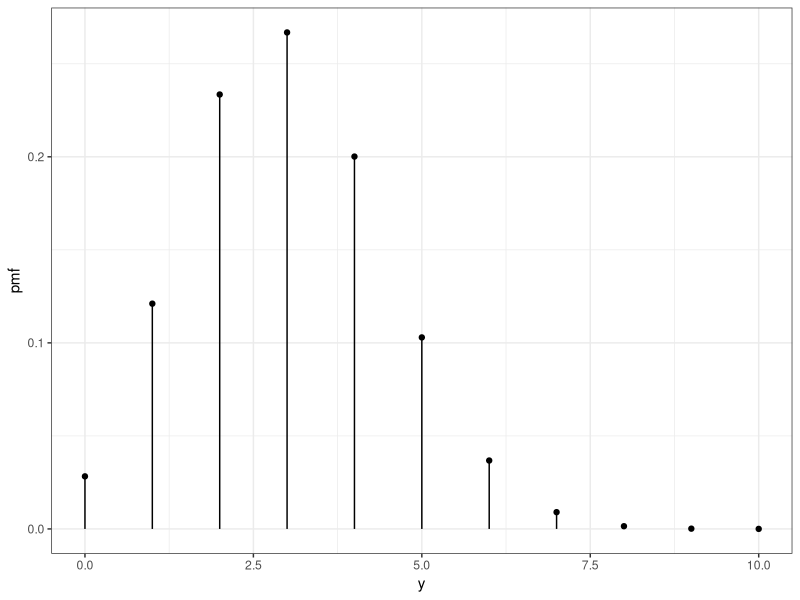
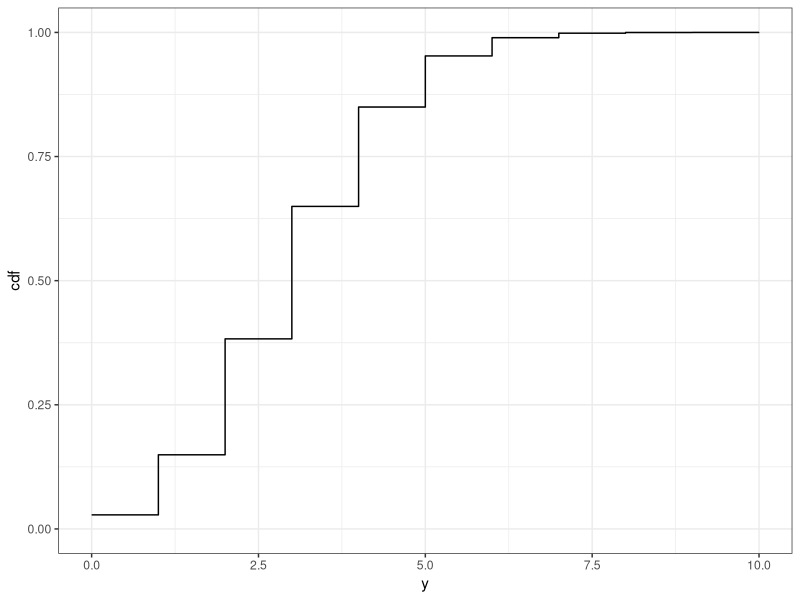
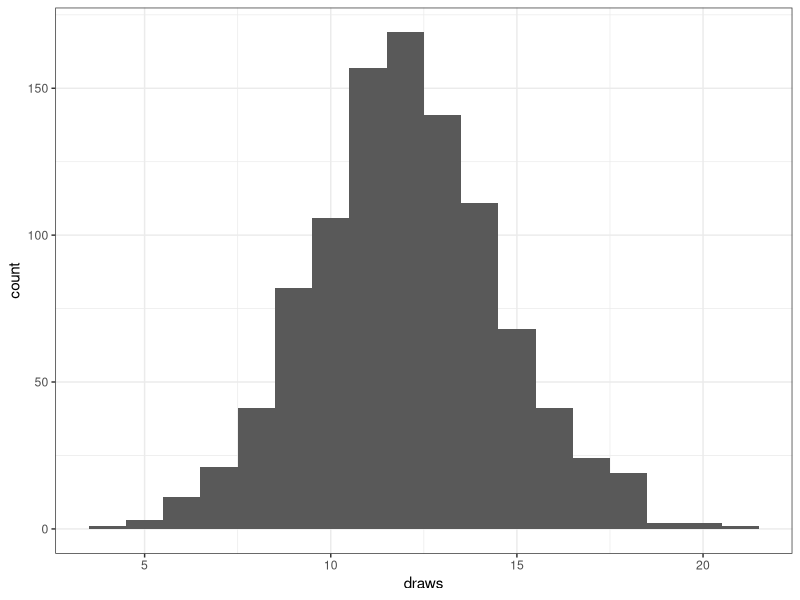
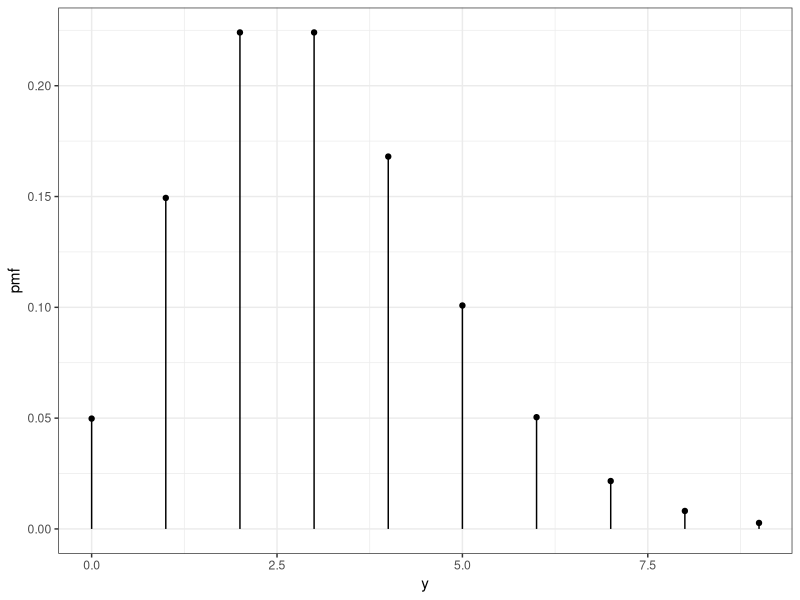
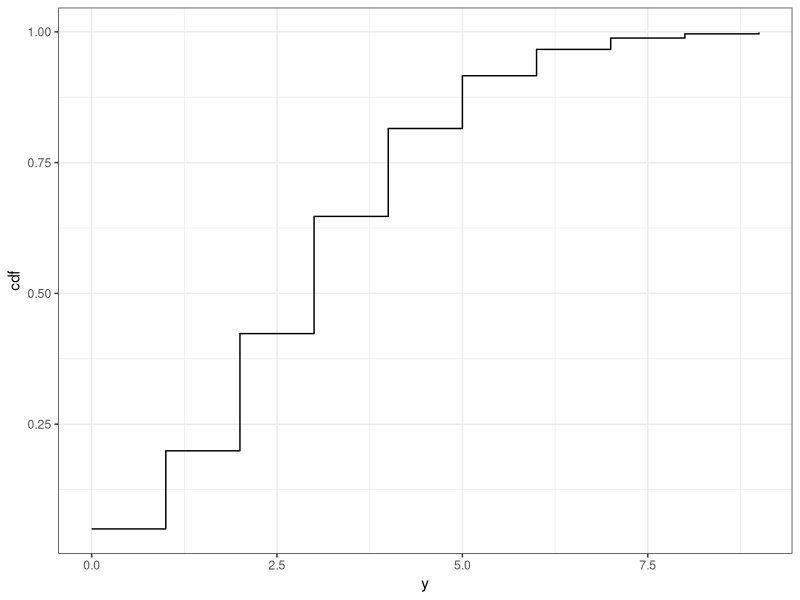
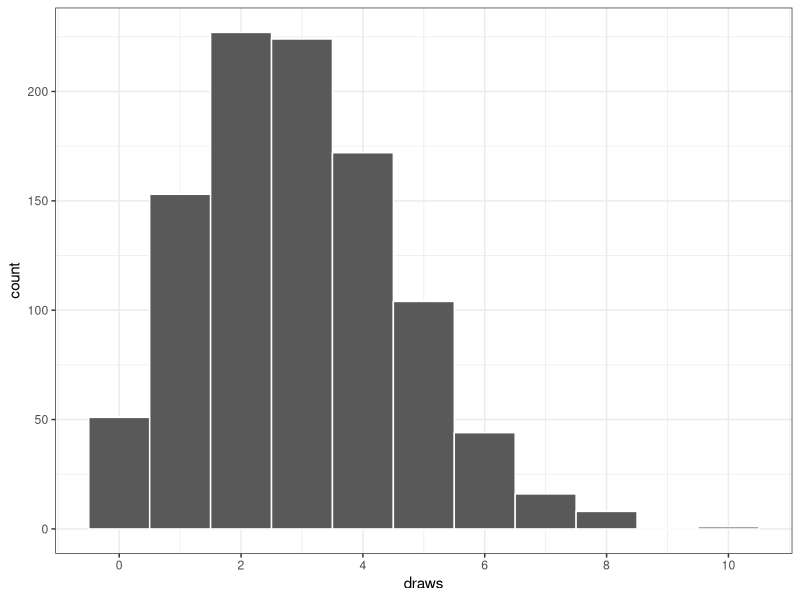

Here is the R script that generated these plots, in order:
## ---- chunk 1
knitr::opts_chunk$set(echo = TRUE)
## ---- chunk 2
library("tidyverse"); theme_set(theme_bw())
library("scales") # for breaks_pretty()
## ---- chunk 3
n <- 10
p <- 0.3
d <- data.frame(
  y = 0:n
) %>%
  mutate(pmf = dbinom(y, size = n, prob = p))

ggplot(d, aes(x = y, y = pmf, yend = 0, xend = y)) +
  geom_point() + 
  geom_segment()
## ---- chunk 4
d <- d %>%
  mutate(cdf = pbinom(y, size = n, prob = p))

ggplot(d, aes(x = y, y = cdf, yend = 0, xend = y)) +
  geom_step()
## ---- chunk 5
n <- 30
p <- 0.4
pbinom(13, size = n, prob = p) - 
  pbinom(1, size = n, prob = p)
## ---- chunk 6
draws <- rbinom(1000, size = n, prob = p)

ggplot(mapping = aes(x = draws)) +
  geom_histogram(binwidth = 1)
## ---- chunk 7
mean(10 < draws & draws < 14) # vs 
pbinom(13, size = n, prob = p) - 
  pbinom(10, size = n, prob = p)
## ---- chunk 8
r <- 3
d <- data.frame(y = 0:(3*r)) %>%
  mutate(pmf = dpois(y, lambda = r),
         cdf = ppois(y, lambda = r))

ggplot(d, aes(x = y, y = pmf, xend = y, yend = 0)) + 
  geom_point() + 
  geom_segment()
## ---- chunk 9
ggplot(d, aes(x = y, y = cdf)) + 
  geom_step() 
## ---- chunk 10
draws <- rpois(1000, lambda = r)

ggplot(mapping = aes(x = draws)) + 
  geom_histogram(binwidth = 1, color = "white") + 
  scale_x_continuous(breaks = breaks_pretty())
